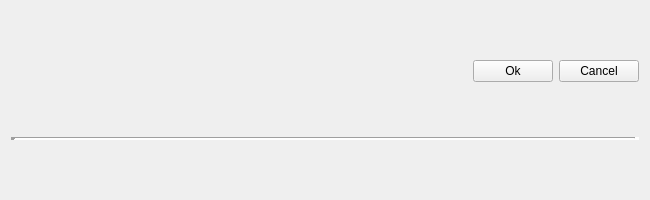
<?xml version="1.0" encoding="UTF-8"?>
<ui version="4.0">
 <class>Dialog</class>
 <widget class="QDialog" name="Dialog">
  <property name="geometry">
   <rect>
    <x>0</x>
    <y>0</y>
    <width>650</width>
    <height>200</height>
   </rect>
  </property>
  <property name="windowTitle">
   <string>PlotEffect Dialog</string>
  </property>
  <layout class="QVBoxLayout" name="verticalLayout">
   <item>
    <layout class="QHBoxLayout" name="horizontalLayout">
     <item>
      <spacer name="horizontalSpacer">
       <property name="orientation">
        <enum>Qt::Horizontal</enum>
       </property>
       <property name="sizeHint" stdset="0">
        <size>
         <width>40</width>
         <height>20</height>
        </size>
       </property>
      </spacer>
     </item>
     <item>
      <widget class="QPushButton" name="pushButtonOk">
       <property name="focusPolicy">
        <enum>Qt::NoFocus</enum>
       </property>
       <property name="layoutDirection">
        <enum>Qt::LeftToRight</enum>
       </property>
       <property name="text">
        <string>Ok</string>
       </property>
       <property name="icon">
        <iconset resource="../icons_all.qrc">
         <normaloff>:/icons/open-iconic-master/png/check-3x.png</normaloff>:/icons/open-iconic-master/png/check-3x.png</iconset>
       </property>
       <property name="iconSize">
        <size>
         <width>35</width>
         <height>35</height>
        </size>
       </property>
       <property name="default">
        <bool>false</bool>
       </property>
       <property name="flat">
        <bool>false</bool>
       </property>
      </widget>
     </item>
     <item>
      <widget class="QPushButton" name="pushButtonCancel">
       <property name="focusPolicy">
        <enum>Qt::NoFocus</enum>
       </property>
       <property name="layoutDirection">
        <enum>Qt::LeftToRight</enum>
       </property>
       <property name="text">
        <string>Cancel</string>
       </property>
       <property name="icon">
        <iconset resource="../icons_all.qrc">
         <normaloff>:/icons/open-iconic-master/png/thumb-down-3x.png</normaloff>:/icons/open-iconic-master/png/thumb-down-3x.png</iconset>
       </property>
       <property name="iconSize">
        <size>
         <width>35</width>
         <height>35</height>
        </size>
       </property>
       <property name="default">
        <bool>false</bool>
       </property>
       <property name="flat">
        <bool>false</bool>
       </property>
      </widget>
     </item>
    </layout>
   </item>
   <item>
    <widget class="Line" name="line">
     <property name="frameShadow">
      <enum>QFrame::Sunken</enum>
     </property>
     <property name="lineWidth">
      <number>5</number>
     </property>
     <property name="orientation">
      <enum>Qt::Horizontal</enum>
     </property>
    </widget>
   </item>
  </layout>
 </widget>
 <resources>
  <include location="../icons_all.qrc"/>
 </resources>
 <connections/>
</ui>
